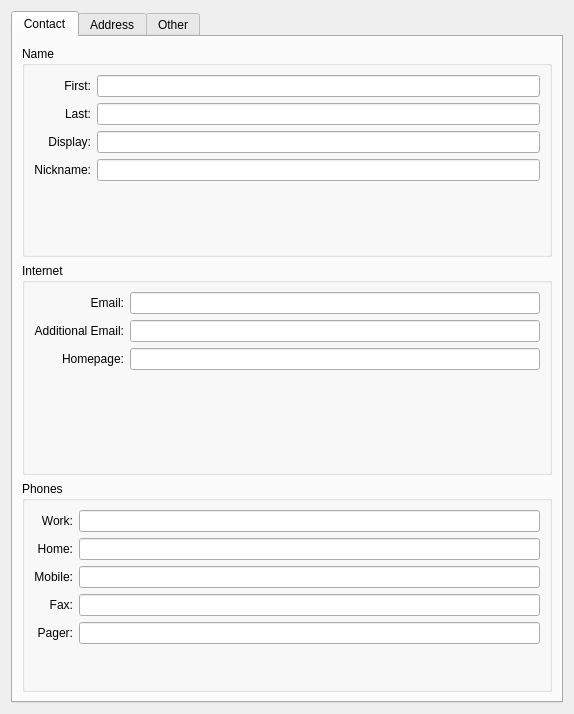
<ui version="4.0" >
 <class>KABCItemEditor</class>
 <widget class="QWidget" name="KABCItemEditor" >
  <property name="geometry" >
   <rect>
    <x>0</x>
    <y>0</y>
    <width>574</width>
    <height>714</height>
   </rect>
  </property>
  <layout class="QVBoxLayout" >
   <item>
    <widget class="QTabWidget" name="mTabWidget" >
     <property name="currentIndex" >
      <number>0</number>
     </property>
     <widget class="QWidget" name="tab" >
      <attribute name="title" >
       <string>Contact</string>
      </attribute>
      <layout class="QVBoxLayout" >
       <item>
        <widget class="QGroupBox" name="groupBox" >
         <property name="title" >
          <string>Name</string>
         </property>
         <layout class="QGridLayout" >
          <item row="0" column="0" >
           <widget class="QLabel" name="label" >
            <property name="text" >
             <string>First:</string>
            </property>
            <property name="alignment" >
             <set>Qt::AlignRight|Qt::AlignTrailing|Qt::AlignVCenter</set>
            </property>
            <property name="buddy" >
             <cstring>mGivenName</cstring>
            </property>
           </widget>
          </item>
          <item row="0" column="1" >
           <widget class="QLineEdit" name="mGivenName" />
          </item>
          <item row="1" column="0" >
           <widget class="QLabel" name="label_2" >
            <property name="text" >
             <string>Last:</string>
            </property>
            <property name="alignment" >
             <set>Qt::AlignRight|Qt::AlignTrailing|Qt::AlignVCenter</set>
            </property>
            <property name="buddy" >
             <cstring>mFamilyName</cstring>
            </property>
           </widget>
          </item>
          <item row="1" column="1" >
           <widget class="QLineEdit" name="mFamilyName" />
          </item>
          <item row="2" column="0" >
           <widget class="QLabel" name="label_3" >
            <property name="text" >
             <string>Display:</string>
            </property>
            <property name="alignment" >
             <set>Qt::AlignRight|Qt::AlignTrailing|Qt::AlignVCenter</set>
            </property>
            <property name="buddy" >
             <cstring>mFormattedName</cstring>
            </property>
           </widget>
          </item>
          <item row="2" column="1" >
           <widget class="QLineEdit" name="mFormattedName" />
          </item>
          <item row="3" column="0" >
           <widget class="QLabel" name="label_4" >
            <property name="text" >
             <string>Nickname:</string>
            </property>
            <property name="alignment" >
             <set>Qt::AlignRight|Qt::AlignTrailing|Qt::AlignVCenter</set>
            </property>
            <property name="buddy" >
             <cstring>mNickName</cstring>
            </property>
           </widget>
          </item>
          <item row="3" column="1" >
           <widget class="QLineEdit" name="mNickName" />
          </item>
          <item row="4" column="1" >
           <spacer>
            <property name="orientation" >
             <enum>Qt::Vertical</enum>
            </property>
            <property name="sizeHint" >
             <size>
              <width>20</width>
              <height>16</height>
             </size>
            </property>
           </spacer>
          </item>
         </layout>
        </widget>
       </item>
       <item>
        <widget class="QGroupBox" name="groupBox_2" >
         <property name="title" >
          <string>Internet</string>
         </property>
         <layout class="QGridLayout" >
          <item row="0" column="0" >
           <widget class="QLabel" name="label_5" >
            <property name="text" >
             <string>Email:</string>
            </property>
            <property name="alignment" >
             <set>Qt::AlignRight|Qt::AlignTrailing|Qt::AlignVCenter</set>
            </property>
            <property name="buddy" >
             <cstring>mEMail</cstring>
            </property>
           </widget>
          </item>
          <item row="0" column="1" >
           <widget class="QLineEdit" name="mEMail" />
          </item>
          <item row="1" column="0" >
           <widget class="QLabel" name="label_6" >
            <property name="text" >
             <string>Additional Email:</string>
            </property>
            <property name="alignment" >
             <set>Qt::AlignRight|Qt::AlignTrailing|Qt::AlignVCenter</set>
            </property>
            <property name="buddy" >
             <cstring>mAdditionalEMail</cstring>
            </property>
           </widget>
          </item>
          <item row="1" column="1" >
           <widget class="QLineEdit" name="mAdditionalEMail" />
          </item>
          <item row="2" column="0" >
           <widget class="QLabel" name="label_7" >
            <property name="text" >
             <string>Homepage:</string>
            </property>
            <property name="alignment" >
             <set>Qt::AlignRight|Qt::AlignTrailing|Qt::AlignVCenter</set>
            </property>
            <property name="buddy" >
             <cstring>mHomepage</cstring>
            </property>
           </widget>
          </item>
          <item row="2" column="1" >
           <widget class="QLineEdit" name="mHomepage" />
          </item>
          <item row="3" column="1" >
           <spacer>
            <property name="orientation" >
             <enum>Qt::Vertical</enum>
            </property>
            <property name="sizeHint" >
             <size>
              <width>20</width>
              <height>16</height>
             </size>
            </property>
           </spacer>
          </item>
         </layout>
        </widget>
       </item>
       <item>
        <widget class="QGroupBox" name="groupBox_3" >
         <property name="title" >
          <string>Phones</string>
         </property>
         <layout class="QGridLayout" >
          <item row="0" column="0" >
           <widget class="QLabel" name="label_8" >
            <property name="text" >
             <string>Work:</string>
            </property>
            <property name="alignment" >
             <set>Qt::AlignRight|Qt::AlignTrailing|Qt::AlignVCenter</set>
            </property>
            <property name="buddy" >
             <cstring>mWorkPhone</cstring>
            </property>
           </widget>
          </item>
          <item row="0" column="1" >
           <widget class="QLineEdit" name="mWorkPhone" />
          </item>
          <item row="1" column="0" >
           <widget class="QLabel" name="label_9" >
            <property name="text" >
             <string>Home:</string>
            </property>
            <property name="alignment" >
             <set>Qt::AlignRight|Qt::AlignTrailing|Qt::AlignVCenter</set>
            </property>
            <property name="buddy" >
             <cstring>mHomePhone</cstring>
            </property>
           </widget>
          </item>
          <item row="1" column="1" >
           <widget class="QLineEdit" name="mHomePhone" />
          </item>
          <item row="2" column="0" >
           <widget class="QLabel" name="label_10" >
            <property name="text" >
             <string>Mobile:</string>
            </property>
            <property name="alignment" >
             <set>Qt::AlignRight|Qt::AlignTrailing|Qt::AlignVCenter</set>
            </property>
            <property name="buddy" >
             <cstring>mMobilePhone</cstring>
            </property>
           </widget>
          </item>
          <item row="2" column="1" >
           <widget class="QLineEdit" name="mMobilePhone" />
          </item>
          <item row="3" column="0" >
           <widget class="QLabel" name="label_11" >
            <property name="text" >
             <string>Fax:</string>
            </property>
            <property name="alignment" >
             <set>Qt::AlignRight|Qt::AlignTrailing|Qt::AlignVCenter</set>
            </property>
            <property name="buddy" >
             <cstring>mFaxPhone</cstring>
            </property>
           </widget>
          </item>
          <item row="3" column="1" >
           <widget class="QLineEdit" name="mFaxPhone" />
          </item>
          <item row="4" column="0" >
           <widget class="QLabel" name="label_12" >
            <property name="text" >
             <string>Pager:</string>
            </property>
            <property name="alignment" >
             <set>Qt::AlignRight|Qt::AlignTrailing|Qt::AlignVCenter</set>
            </property>
            <property name="buddy" >
             <cstring>mPagerPhone</cstring>
            </property>
           </widget>
          </item>
          <item row="4" column="1" >
           <widget class="QLineEdit" name="mPagerPhone" />
          </item>
          <item row="5" column="1" >
           <spacer>
            <property name="orientation" >
             <enum>Qt::Vertical</enum>
            </property>
            <property name="sizeHint" >
             <size>
              <width>20</width>
              <height>16</height>
             </size>
            </property>
           </spacer>
          </item>
         </layout>
        </widget>
       </item>
      </layout>
     </widget>
     <widget class="QWidget" name="tab_2" >
      <attribute name="title" >
       <string>Address</string>
      </attribute>
      <layout class="QVBoxLayout" >
       <item>
        <widget class="QGroupBox" name="groupBox_4" >
         <property name="title" >
          <string>Home</string>
         </property>
         <layout class="QGridLayout" >
          <item row="0" column="0" >
           <widget class="QLabel" name="label_13" >
            <property name="text" >
             <string>Street:</string>
            </property>
            <property name="alignment" >
             <set>Qt::AlignRight|Qt::AlignTrailing|Qt::AlignVCenter</set>
            </property>
            <property name="buddy" >
             <cstring>mHomeStreet</cstring>
            </property>
           </widget>
          </item>
          <item row="0" column="1" colspan="3" >
           <widget class="QLineEdit" name="mHomeStreet" />
          </item>
          <item row="1" column="0" >
           <widget class="QLabel" name="label_14" >
            <property name="text" >
             <string>City:</string>
            </property>
            <property name="alignment" >
             <set>Qt::AlignRight|Qt::AlignTrailing|Qt::AlignVCenter</set>
            </property>
            <property name="buddy" >
             <cstring>mHomeCity</cstring>
            </property>
           </widget>
          </item>
          <item row="1" column="1" colspan="3" >
           <widget class="QLineEdit" name="mHomeCity" />
          </item>
          <item row="2" column="0" >
           <widget class="QLabel" name="label_15" >
            <property name="text" >
             <string>State/Province:</string>
            </property>
            <property name="alignment" >
             <set>Qt::AlignRight|Qt::AlignTrailing|Qt::AlignVCenter</set>
            </property>
            <property name="buddy" >
             <cstring>mHomeState</cstring>
            </property>
           </widget>
          </item>
          <item row="2" column="1" >
           <widget class="QLineEdit" name="mHomeState" />
          </item>
          <item row="2" column="2" >
           <widget class="QLabel" name="label_16" >
            <property name="text" >
             <string>ZIP/Postal Code:</string>
            </property>
            <property name="alignment" >
             <set>Qt::AlignRight|Qt::AlignTrailing|Qt::AlignVCenter</set>
            </property>
            <property name="buddy" >
             <cstring>mHomePostalCode</cstring>
            </property>
           </widget>
          </item>
          <item row="2" column="3" >
           <widget class="QLineEdit" name="mHomePostalCode" />
          </item>
          <item row="3" column="0" >
           <widget class="QLabel" name="label_17" >
            <property name="text" >
             <string>Country:</string>
            </property>
            <property name="alignment" >
             <set>Qt::AlignRight|Qt::AlignTrailing|Qt::AlignVCenter</set>
            </property>
            <property name="buddy" >
             <cstring>mHomeCountry</cstring>
            </property>
           </widget>
          </item>
          <item row="3" column="1" colspan="3" >
           <widget class="QLineEdit" name="mHomeCountry" />
          </item>
          <item row="4" column="1" >
           <spacer>
            <property name="orientation" >
             <enum>Qt::Vertical</enum>
            </property>
            <property name="sizeHint" >
             <size>
              <width>20</width>
              <height>61</height>
             </size>
            </property>
           </spacer>
          </item>
         </layout>
        </widget>
       </item>
       <item>
        <widget class="QGroupBox" name="groupBox_5" >
         <property name="title" >
          <string>Work</string>
         </property>
         <layout class="QGridLayout" >
          <item row="0" column="0" >
           <widget class="QLabel" name="label_18" >
            <property name="text" >
             <string>Title:</string>
            </property>
            <property name="alignment" >
             <set>Qt::AlignRight|Qt::AlignTrailing|Qt::AlignVCenter</set>
            </property>
            <property name="buddy" >
             <cstring>mTitle</cstring>
            </property>
           </widget>
          </item>
          <item row="0" column="1" colspan="3" >
           <widget class="QLineEdit" name="mTitle" />
          </item>
          <item row="1" column="0" >
           <widget class="QLabel" name="label_19" >
            <property name="text" >
             <string>Department:</string>
            </property>
            <property name="alignment" >
             <set>Qt::AlignRight|Qt::AlignTrailing|Qt::AlignVCenter</set>
            </property>
            <property name="buddy" >
             <cstring>mDepartment</cstring>
            </property>
           </widget>
          </item>
          <item row="1" column="1" colspan="3" >
           <widget class="QLineEdit" name="mDepartment" />
          </item>
          <item row="2" column="0" >
           <widget class="QLabel" name="label_20" >
            <property name="text" >
             <string>Organization:</string>
            </property>
            <property name="alignment" >
             <set>Qt::AlignRight|Qt::AlignTrailing|Qt::AlignVCenter</set>
            </property>
            <property name="buddy" >
             <cstring>mOrganization</cstring>
            </property>
           </widget>
          </item>
          <item row="2" column="1" colspan="3" >
           <widget class="QLineEdit" name="mOrganization" />
          </item>
          <item row="3" column="0" >
           <widget class="QLabel" name="label_21" >
            <property name="text" >
             <string>Street:</string>
            </property>
            <property name="alignment" >
             <set>Qt::AlignRight|Qt::AlignTrailing|Qt::AlignVCenter</set>
            </property>
            <property name="buddy" >
             <cstring>mWorkStreet</cstring>
            </property>
           </widget>
          </item>
          <item row="3" column="1" colspan="3" >
           <widget class="QLineEdit" name="mWorkStreet" />
          </item>
          <item row="4" column="0" >
           <widget class="QLabel" name="label_22" >
            <property name="text" >
             <string>City:</string>
            </property>
            <property name="alignment" >
             <set>Qt::AlignRight|Qt::AlignTrailing|Qt::AlignVCenter</set>
            </property>
            <property name="buddy" >
             <cstring>mWorkCity</cstring>
            </property>
           </widget>
          </item>
          <item row="4" column="1" colspan="3" >
           <widget class="QLineEdit" name="mWorkCity" />
          </item>
          <item row="5" column="0" >
           <widget class="QLabel" name="label_23" >
            <property name="text" >
             <string>State/Province:</string>
            </property>
            <property name="alignment" >
             <set>Qt::AlignRight|Qt::AlignTrailing|Qt::AlignVCenter</set>
            </property>
            <property name="buddy" >
             <cstring>mWorkState</cstring>
            </property>
           </widget>
          </item>
          <item row="5" column="1" >
           <widget class="QLineEdit" name="mWorkState" />
          </item>
          <item row="5" column="2" >
           <widget class="QLabel" name="label_25" >
            <property name="text" >
             <string>ZIP/Postal Code:</string>
            </property>
            <property name="alignment" >
             <set>Qt::AlignRight|Qt::AlignTrailing|Qt::AlignVCenter</set>
            </property>
            <property name="buddy" >
             <cstring>mWorkPostalCode</cstring>
            </property>
           </widget>
          </item>
          <item row="5" column="3" >
           <widget class="QLineEdit" name="mWorkPostalCode" />
          </item>
          <item row="6" column="0" >
           <widget class="QLabel" name="label_24" >
            <property name="text" >
             <string>Country:</string>
            </property>
            <property name="alignment" >
             <set>Qt::AlignRight|Qt::AlignTrailing|Qt::AlignVCenter</set>
            </property>
            <property name="buddy" >
             <cstring>mWorkCountry</cstring>
            </property>
           </widget>
          </item>
          <item row="6" column="1" colspan="3" >
           <widget class="QLineEdit" name="mWorkCountry" />
          </item>
          <item row="7" column="2" >
           <spacer>
            <property name="orientation" >
             <enum>Qt::Vertical</enum>
            </property>
            <property name="sizeHint" >
             <size>
              <width>20</width>
              <height>61</height>
             </size>
            </property>
           </spacer>
          </item>
         </layout>
        </widget>
       </item>
      </layout>
     </widget>
     <widget class="QWidget" name="tab_3" >
      <attribute name="title" >
       <string>Other</string>
      </attribute>
      <layout class="QGridLayout" >
       <item row="0" column="0" >
        <widget class="QLabel" name="label_26" >
         <property name="text" >
          <string>Custom 1:</string>
         </property>
         <property name="buddy" >
          <cstring>mCustom1</cstring>
         </property>
        </widget>
       </item>
       <item row="0" column="1" >
        <widget class="QLineEdit" name="mCustom1" />
       </item>
       <item row="1" column="0" >
        <widget class="QLabel" name="label_27" >
         <property name="text" >
          <string>Custom 2:</string>
         </property>
         <property name="buddy" >
          <cstring>mCustom2</cstring>
         </property>
        </widget>
       </item>
       <item row="1" column="1" >
        <widget class="QLineEdit" name="mCustom2" />
       </item>
       <item row="2" column="0" >
        <widget class="QLabel" name="label_28" >
         <property name="text" >
          <string>Custom 3:</string>
         </property>
         <property name="buddy" >
          <cstring>mCustom3</cstring>
         </property>
        </widget>
       </item>
       <item row="2" column="1" >
        <widget class="QLineEdit" name="mCustom3" />
       </item>
       <item row="3" column="0" >
        <widget class="QLabel" name="label_29" >
         <property name="text" >
          <string>Custom 4:</string>
         </property>
         <property name="buddy" >
          <cstring>mCustom4</cstring>
         </property>
        </widget>
       </item>
       <item row="3" column="1" >
        <widget class="QLineEdit" name="mCustom4" />
       </item>
       <item row="4" column="0" colspan="2" >
        <widget class="QGroupBox" name="groupBox_6" >
         <property name="title" >
          <string>Notes</string>
         </property>
         <layout class="QVBoxLayout" >
          <item>
           <widget class="QTextEdit" name="mNote" />
          </item>
         </layout>
        </widget>
       </item>
       <item row="5" column="1" >
        <spacer>
         <property name="orientation" >
          <enum>Qt::Vertical</enum>
         </property>
         <property name="sizeType" >
          <enum>QSizePolicy::Minimum</enum>
         </property>
         <property name="sizeHint" >
          <size>
           <width>20</width>
           <height>20</height>
          </size>
         </property>
        </spacer>
       </item>
      </layout>
     </widget>
    </widget>
   </item>
  </layout>
 </widget>
 <resources/>
 <connections/>
</ui>
